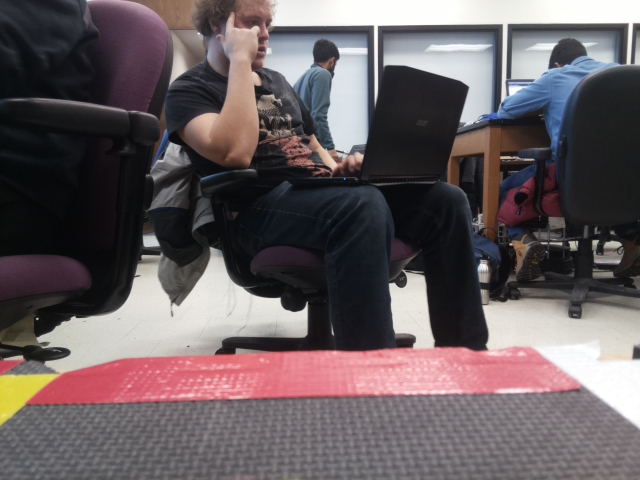
#> input picture camera/pics/red_line_1.jpg, 640 x 480 px
$ python red_line.py
#> lines starting #> are read from the running program, lines starting #| are printed output that depends on the picture
import cv2
import math

def red_color(array):
    if (array[2] > 150 and array[0] < 150):
        return True
    return False

def line_coords(image, coords):
    h = image.shape[0]
    w = image.shape[1]

    for x in range(0, w):
        first = False
        for y in range(h-1, 0,-1):
            GBR = image[y, x]
            if (red_color(GBR)):
                coords.append(x)
                coords.append(y)
                first = True

red_line = []

img = cv2.imread("pics/red_line_1.jpg")
#> img is the input picture: shape (480, 640, 3); mean B, G, R 95.2, 92.7, 102.7
crop_img = img[380:440, 20:590]
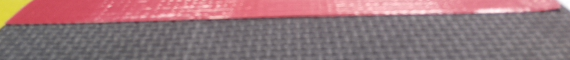
#> crop_img: shape (60, 570, 3); mean B, G, R 122.3, 117.8, 149.5
cv2.imwrite("pics/crop.jpg", crop_img)

line_coords(crop_img, red_line)
#> after the loop in line_coords, `for x in range(0, w):`: coords = 12560 values, max 561 at index 12556, min 0 at index 0, mean 93.2

rx0, ry0, rx1, ry1 = red_line[0], red_line[1], red_line[len(red_line)-2], red_line[len(red_line)-1]
print("{} {} {} {}".format(rx0, ry0, rx1, ry1))


rm = float((-ry1)-ry0)/float(rx1-rx0)
rb = ry1 - (rm * rx1)

print ("White:\nSlope: {} \nY-Intercept: {}".format(rm,rb))

$ run again, with camera/pics/red_line_2.jpg copied over camera/pics/red_line_1.jpg
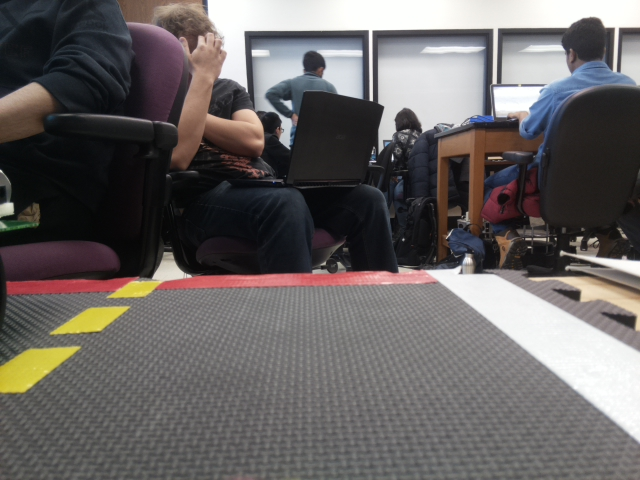
#> input picture camera/pics/red_line_2.jpg, 640 x 480 px
#> img is the input picture: shape (480, 640, 3); mean B, G, R 97.9, 98.7, 102.9
#> `crop_img = img[380:440, 20:590]`:
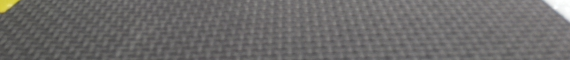
#> crop_img: shape (60, 570, 3); mean B, G, R 106.3, 107.1, 108.7
#> after the loop in line_coords, `for x in range(0, w):`: coords = 262 values, max 17 at index 260, min 0 at index 0, mean 5.49

$ run again, with camera/pics/road.jpg copied over camera/pics/red_line_1.jpg
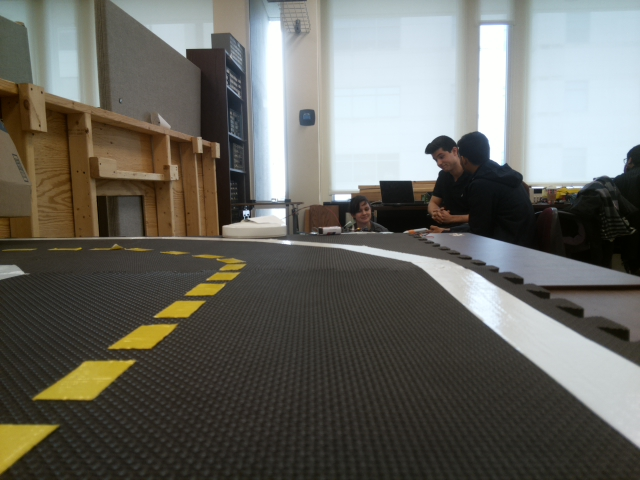
#> input picture camera/pics/road.jpg, 640 x 480 px
#> img is the input picture: shape (480, 640, 3); mean B, G, R 98.2, 104.7, 105.1
#> `crop_img = img[380:440, 20:590]`:
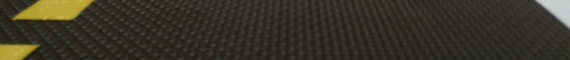
#> crop_img: shape (60, 570, 3); mean B, G, R 41.4, 51.8, 55.1
#> after the loop in line_coords, `for x in range(0, w):`: coords = 2808 values, max 91 at index 2806, min 0 at index 0, mean 32.02

$ run again, with camera/pics/turn.jpg copied over camera/pics/red_line_1.jpg
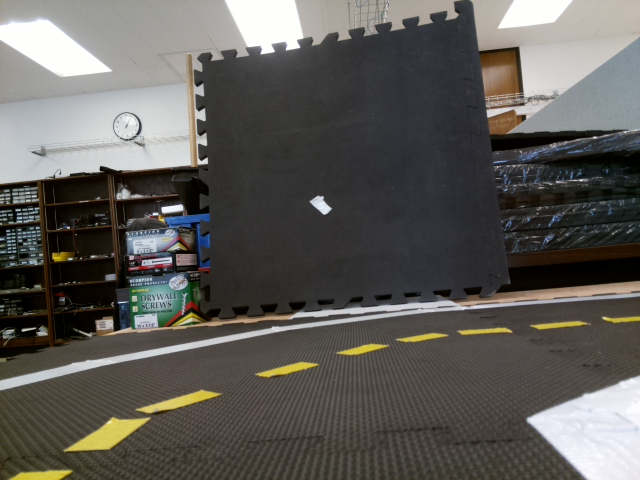
#> input picture camera/pics/turn.jpg, 640 x 480 px
#> img is the input picture: shape (480, 640, 3); mean B, G, R 87.8, 92, 94.4
#> `crop_img = img[380:440, 20:590]`:
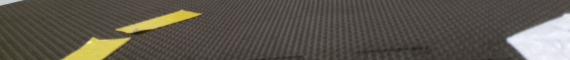
#> crop_img: shape (60, 570, 3); mean B, G, R 77.2, 86.9, 92.7
#> after the loop in line_coords, `for x in range(0, w):`: coords = 2956 values, max 200 at index 2954, min 10 at index 2721, mean 80.52
